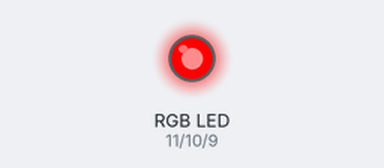
Recording of a sketch running on a simulated Arduino Uno, built with avr-gcc and run on an emulated ATmega328P. On the bench: an RGB LED mixed from three pins (HIGH = lit).

Above: at 0.5 s.
At 1.5 s:
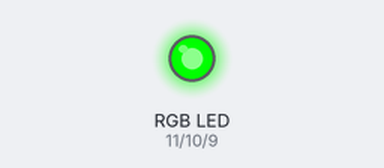
At 5.5 s:
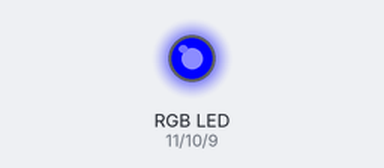
Timing chart, 0 to 6.9 s (numbered marks = the images above):
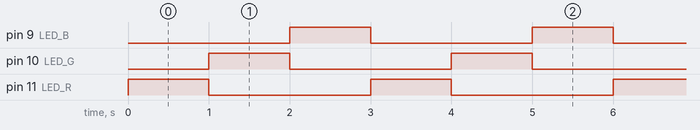

The sketch:

TankRobot_rgbLED_ex1.ino
```cpp
/*
  YAHBOOM G1 Tank Robot (ver. Arduino) : LED example Code
  - File Name : TankRobot_rgbLED_ex1.ino
  - Update : 2024.09.03 (by yangjipsa)
*/

int LED_R = 11;
int LED_G = 10;
int LED_B = 9;

void setup()
{
  pinMode(LED_R, OUTPUT);
  pinMode(LED_G, OUTPUT);
  pinMode(LED_B, OUTPUT);
}

void loop()
{
  digitalWrite(LED_R, HIGH);
  digitalWrite(LED_G, LOW);
  digitalWrite(LED_B, LOW);
  delay(1000);

  digitalWrite(LED_R, LOW);
  digitalWrite(LED_G, HIGH);
  digitalWrite(LED_B, LOW);
  delay(1000);

  digitalWrite(LED_R, LOW);
  digitalWrite(LED_G, LOW);
  digitalWrite(LED_B, HIGH);
  delay(1000);
}
```

Measured:
- by itself, pin 9 (LED_B), pin 10 (LED_G), pin 11 (LED_R): alternates HIGH for 1.0 s and LOW for 2.0 s
- by itself, everything shown: repeats every 3.0 s, in 3 steps
